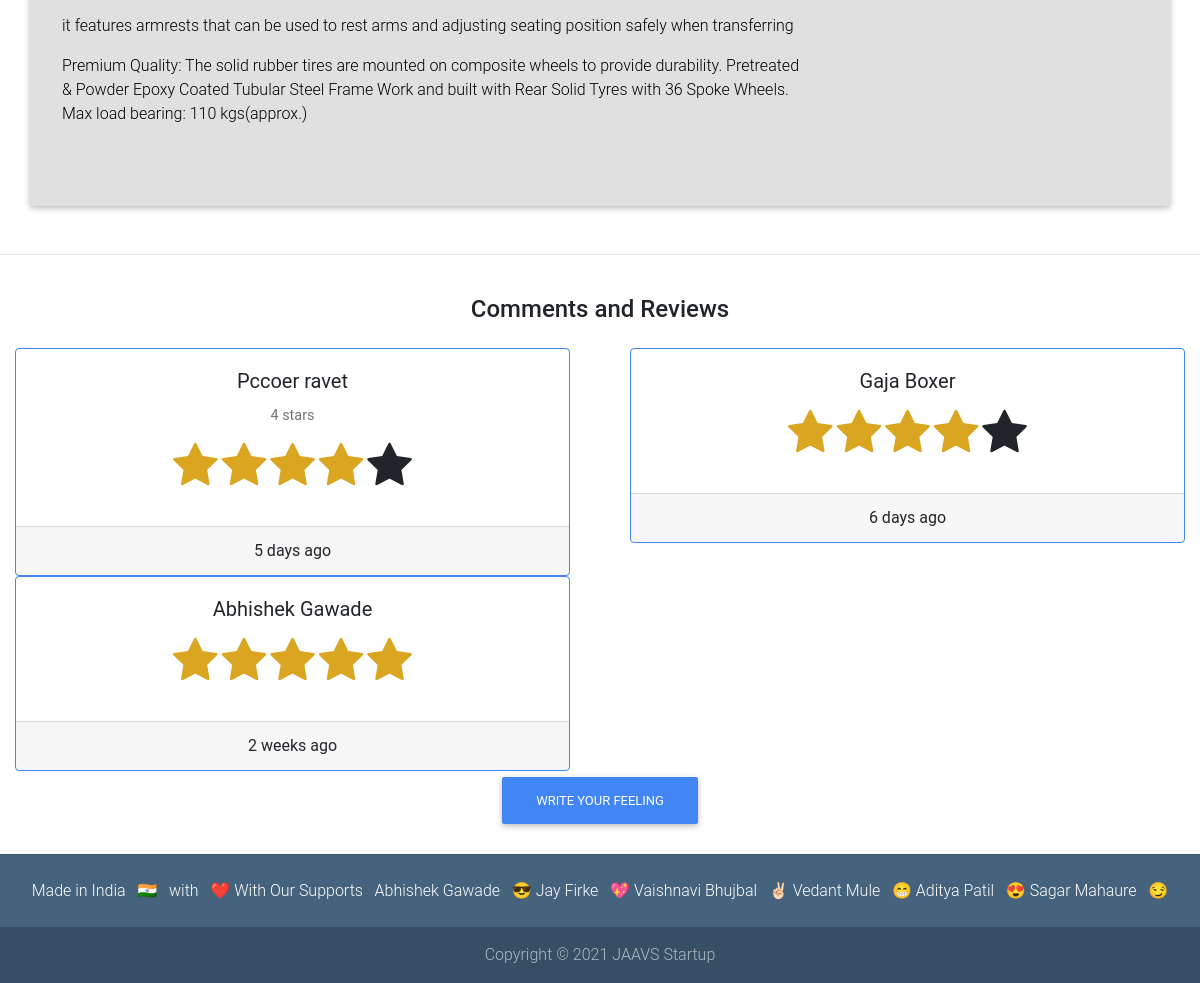
Before: /product_view/ygi-imported-low-quality-spoke-wheel-regular-foldable-manual-wheelchair-for-old-and-handicappedl/ (lower part) with the older database file.
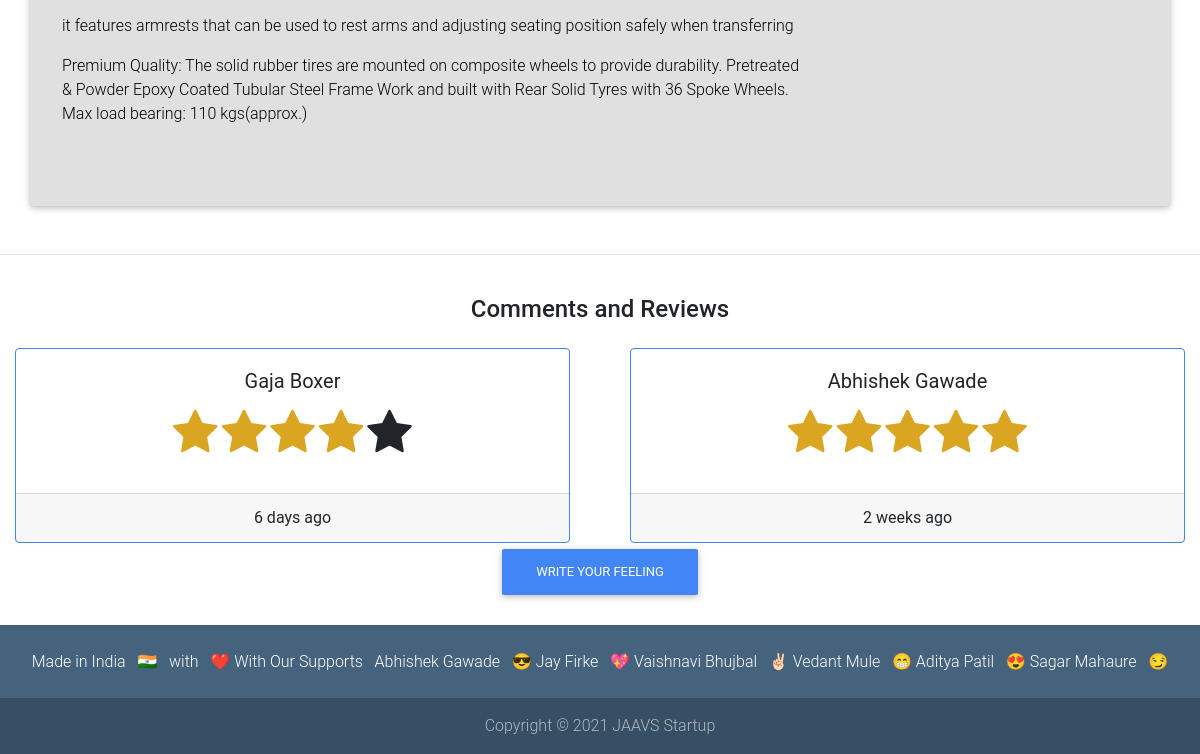
After: the same page with the newer database file.
### base/models.py (models this page shows, shortened)
class Comment(models.Model):
    user=models.ForeignKey(settings.AUTH_USER_MODEL,on_delete=models.CASCADE)
    product = models.ForeignKey(Item,on_delete=models.CASCADE)
    rating = models.IntegerField(default=0,validators=[
                MaxValueValidator(5),MinValueValidator(0)
            ])
    body = models.TextField(blank=True,null=True)
    created = models.DateTimeField(auto_now_add=True)
    updated = models.DateTimeField(auto_now=True)

### base/views.py (the view)
# urls.py: path('product_view/<slug>/',item_detail_view,name ='product-view'),
def item_detail_view(request,slug):
    item=Item.objects.get(slug=slug)
    messages_item=Comment.objects.filter(product=item)[::-1]
    images_list=[]
    if item.image:
        images_list.append(item.image.url)
        if item.image2:
            images_list.append(item.image2.url)
            if item.image3:
                images_list.append(item.image3.url)
                if item.image4:
                    images_list.append(item.image4.url)
                    if item.image5:
                        images_list.append(item.image5.url)
                        if item.image6:
                            images_list.append(item.image6.url)
    context={
        'object':item,
        'messages_item':messages_item,
        'images_list':images_list,
        'range': range(1,6)
    }
    return render(request,'product-page.html',context)

### base/models.py (called while the page is built)
    def get_add_to_cart_url(self):
        return reverse("base:add-to-cart", kwargs={"slug": self.slug})

    def get_remove_to_cart_url(self):
        return reverse("base:remove-from-cart", kwargs={"slug": self.slug})

### templates/product-page.html (shortened to what this page needs)
{% extends 'base.html' %}
{% load date_tag %}
{% load static %}
{% block content %}
  <main class="mt-5 pt-4">
    <div class="container dark-grey-text mt-5">
      <div class="row wow fadeIn">
            <div class="jumbotron btn-light col-md-12 ">
            <br>
          {% autoescape off %}
              {{ object.description|linebreaks }}
            {% endautoescape %}
            </div>
        </div>
      </div>
      <hr>
      <div class="row d-flex justify-content-center wow fadeIn">
        <h4 class="my-4 h4 text-center">Comments and Reviews</h4>
        <div class="col-md-12 ">
          <div class="card-deck">
        {% for review in messages_item %}
          {% if review.rating != 0 %}
                 <div class="col-sm-6">
                        <div class="card text-center border border-primary shadow-3 " >
                              <div class="card-body">
                                  <h5 class="card-title">{{review.user.get_full_name}}</h5>
                                  <p class="card-text">
                                    {{review.body}}
                                  </p>
                                  <p class="rating_button"  id="{{review.rating}}">
                                      {% for i in range %}
                                            {% if  i <= review.rating %}
                                               <span id='sd{{i}}' class="fa fa-star fa-3x checked"></span>
                                            {% else %}
                                              <span id='sd{{i}}' class="fa fa-star fa-3x"></span>
                                            {% endif %}
                                      {% endfor %}
                              </div>
                              <div class="card-footer">{{ review|date_str_output }}</div>
                          </div>
                    </div>
                {% endif %}
        {% endfor %}
        </div>
      <div class="row d-flex justify-content-center wow fadeIn">
        <button type="button" class="btn btn-primary" data-toggle="modal" data-target="#exampleModal" data-whatever="@mdo">Write Your Feeling</button>
      </div>
    </div>
  </main>
  {% endblock content %}

Changed rows visible on the page:
removed Comment: user.get_full_name "Pccoer ravet", body "4 stars", rating 4 (drawn), created+updated "5 days ago"
